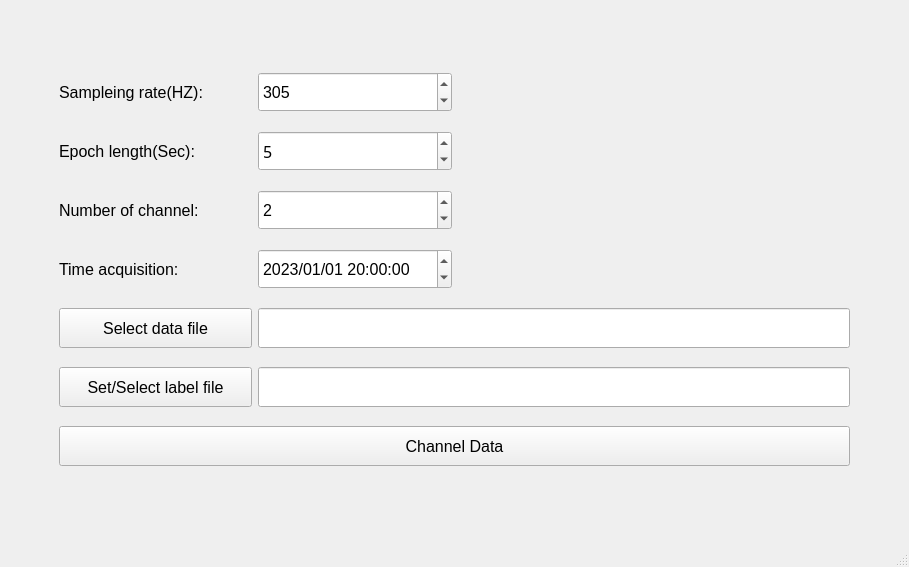
<?xml version="1.0" encoding="UTF-8"?>
<ui version="4.0">
 <class>Load_data</class>
 <widget class="QMainWindow" name="Load_data">
  <property name="geometry">
   <rect>
    <x>0</x>
    <y>0</y>
    <width>909</width>
    <height>567</height>
   </rect>
  </property>
  <property name="minimumSize">
   <size>
    <width>0</width>
    <height>0</height>
   </size>
  </property>
  <property name="windowTitle">
   <string>Load data</string>
  </property>
  <property name="windowIcon">
   <iconset>
    <normalon>:/.png/logo.png</normalon>
   </iconset>
  </property>
  <widget class="QWidget" name="centralwidget">
   <layout class="QGridLayout" name="gridLayout_2">
    <item row="0" column="0">
     <widget class="QWidget" name="widget" native="true">
      <property name="sizePolicy">
       <sizepolicy hsizetype="Maximum" vsizetype="Preferred">
        <horstretch>0</horstretch>
        <verstretch>0</verstretch>
       </sizepolicy>
      </property>
      <property name="minimumSize">
       <size>
        <width>800</width>
        <height>400</height>
       </size>
      </property>
      <property name="maximumSize">
       <size>
        <width>2222222</width>
        <height>222222</height>
       </size>
      </property>
      <layout class="QGridLayout" name="gridLayout">
       <property name="leftMargin">
        <number>50</number>
       </property>
       <property name="topMargin">
        <number>50</number>
       </property>
       <property name="rightMargin">
        <number>50</number>
       </property>
       <property name="bottomMargin">
        <number>50</number>
       </property>
       <item row="11" column="0">
        <widget class="QLabel" name="label_2">
         <property name="font">
          <font>
           <family>Microsoft JhengHei UI</family>
           <pointsize>12</pointsize>
          </font>
         </property>
         <property name="text">
          <string>Number of channel: </string>
         </property>
        </widget>
       </item>
       <item row="10" column="1">
        <widget class="QSpinBox" name="epochLengthEdit">
         <property name="minimumSize">
          <size>
           <width>50</width>
           <height>40</height>
          </size>
         </property>
         <property name="maximumSize">
          <size>
           <width>16777215</width>
           <height>16777215</height>
          </size>
         </property>
         <property name="font">
          <font>
           <family>Microsoft JhengHei</family>
           <pointsize>12</pointsize>
          </font>
         </property>
         <property name="minimum">
          <number>1</number>
         </property>
         <property name="maximum">
          <number>100000</number>
         </property>
         <property name="value">
          <number>5</number>
         </property>
        </widget>
       </item>
       <item row="14" column="1" colspan="3">
        <widget class="QLineEdit" name="dataPathEdit">
         <property name="minimumSize">
          <size>
           <width>0</width>
           <height>40</height>
          </size>
         </property>
         <property name="font">
          <font>
           <family>Microsoft JhengHei UI</family>
           <pointsize>12</pointsize>
           <weight>50</weight>
           <bold>false</bold>
          </font>
         </property>
         <property name="readOnly">
          <bool>true</bool>
         </property>
        </widget>
       </item>
       <item row="12" column="1">
        <widget class="QDateTimeEdit" name="dateTimeEdit">
         <property name="minimumSize">
          <size>
           <width>150</width>
           <height>40</height>
          </size>
         </property>
         <property name="maximumSize">
          <size>
           <width>16777215</width>
           <height>16777215</height>
          </size>
         </property>
         <property name="font">
          <font>
           <family>Microsoft JhengHei UI</family>
           <pointsize>12</pointsize>
          </font>
         </property>
         <property name="dateTime">
          <datetime>
           <hour>20</hour>
           <minute>0</minute>
           <second>0</second>
           <year>2023</year>
           <month>1</month>
           <day>1</day>
          </datetime>
         </property>
         <property name="displayFormat">
          <string>yyyy/MM/dd HH:mm:ss</string>
         </property>
        </widget>
       </item>
       <item row="15" column="1" colspan="3">
        <widget class="QLineEdit" name="labelPathEdit">
         <property name="minimumSize">
          <size>
           <width>0</width>
           <height>40</height>
          </size>
         </property>
         <property name="font">
          <font>
           <family>Microsoft JhengHei UI</family>
           <pointsize>12</pointsize>
           <weight>50</weight>
           <bold>false</bold>
          </font>
         </property>
         <property name="readOnly">
          <bool>true</bool>
         </property>
        </widget>
       </item>
       <item row="17" column="0" colspan="4">
        <widget class="QPushButton" name="checkBt">
         <property name="minimumSize">
          <size>
           <width>0</width>
           <height>40</height>
          </size>
         </property>
         <property name="font">
          <font>
           <family>Microsoft JhengHei UI</family>
           <pointsize>12</pointsize>
           <weight>50</weight>
           <bold>false</bold>
          </font>
         </property>
         <property name="text">
          <string>Channel Data</string>
         </property>
        </widget>
       </item>
       <item row="9" column="1">
        <widget class="QSpinBox" name="SREdit">
         <property name="minimumSize">
          <size>
           <width>50</width>
           <height>40</height>
          </size>
         </property>
         <property name="font">
          <font>
           <family>Microsoft JhengHei UI</family>
           <pointsize>12</pointsize>
          </font>
         </property>
         <property name="maximum">
          <number>10000</number>
         </property>
         <property name="value">
          <number>305</number>
         </property>
        </widget>
       </item>
       <item row="14" column="0">
        <widget class="QPushButton" name="dataSelectBt">
         <property name="minimumSize">
          <size>
           <width>0</width>
           <height>40</height>
          </size>
         </property>
         <property name="font">
          <font>
           <family>Microsoft JhengHei UI</family>
           <pointsize>12</pointsize>
           <weight>50</weight>
           <bold>false</bold>
          </font>
         </property>
         <property name="text">
          <string>Select data file</string>
         </property>
        </widget>
       </item>
       <item row="11" column="1">
        <widget class="QSpinBox" name="channelNumEdit">
         <property name="minimumSize">
          <size>
           <width>150</width>
           <height>40</height>
          </size>
         </property>
         <property name="font">
          <font>
           <family>Microsoft YaHei UI</family>
           <pointsize>12</pointsize>
          </font>
         </property>
         <property name="maximum">
          <number>10</number>
         </property>
         <property name="value">
          <number>2</number>
         </property>
        </widget>
       </item>
       <item row="10" column="0">
        <widget class="QLabel" name="EpochLengthLabel">
         <property name="font">
          <font>
           <family>Microsoft JhengHei UI</family>
           <pointsize>12</pointsize>
           <weight>50</weight>
           <bold>false</bold>
          </font>
         </property>
         <property name="text">
          <string>Epoch length(Sec):</string>
         </property>
        </widget>
       </item>
       <item row="9" column="0">
        <widget class="QLabel" name="SRLabel">
         <property name="font">
          <font>
           <family>Microsoft JhengHei UI</family>
           <pointsize>12</pointsize>
           <weight>50</weight>
           <bold>false</bold>
          </font>
         </property>
         <property name="text">
          <string>Sampleing rate(HZ):</string>
         </property>
        </widget>
       </item>
       <item row="15" column="0">
        <widget class="QPushButton" name="labelSelectBt">
         <property name="minimumSize">
          <size>
           <width>0</width>
           <height>40</height>
          </size>
         </property>
         <property name="font">
          <font>
           <family>Microsoft JhengHei UI</family>
           <pointsize>12</pointsize>
           <weight>50</weight>
           <bold>false</bold>
          </font>
         </property>
         <property name="text">
          <string>Set/Select label file</string>
         </property>
        </widget>
       </item>
       <item row="12" column="0">
        <widget class="QLabel" name="label">
         <property name="font">
          <font>
           <family>Microsoft JhengHei UI</family>
           <pointsize>12</pointsize>
          </font>
         </property>
         <property name="text">
          <string>Time acquisition: </string>
         </property>
        </widget>
       </item>
       <item row="10" column="2" rowspan="2" colspan="2">
        <widget class="QLabel" name="label_3">
         <property name="autoFillBackground">
          <bool>false</bool>
         </property>
         <property name="styleSheet">
          <string notr="true">image: url(:/.png/entire_logo.png);</string>
         </property>
         <property name="text">
          <string/>
         </property>
        </widget>
       </item>
      </layout>
     </widget>
    </item>
   </layout>
  </widget>
  <widget class="QStatusBar" name="statusbar"/>
 </widget>
 <resources>
  <include location="../../imgs/img.qrc"/>
 </resources>
 <connections/>
</ui>
